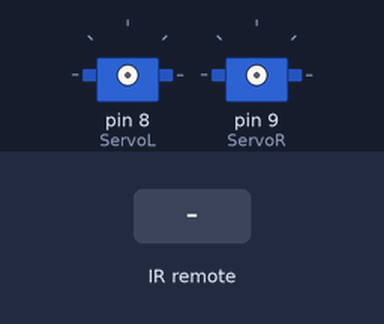
Bench run of a sketch on a simulated Arduino Uno, built with avr-gcc and run on an emulated ATmega328P. Parts: 2 × servo. The inputs (shaded band) are chosen by the test bench.

Above: at 1.4 s.
1.5 s: infrared code 0x20DF00FF received
3.0 s: infrared code 0x20DF807F received
At 3.3 s:
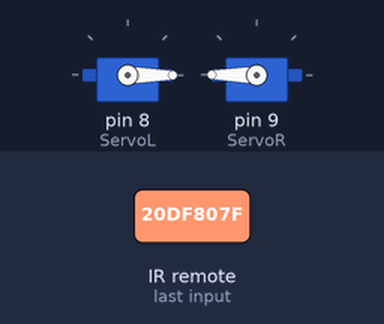
4.5 s: infrared code 0x20DFC03F received
At 5.7 s:
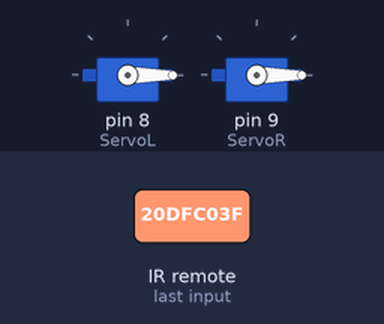
6.0 s: infrared code 0x20DF40BF received
At 6.8 s:
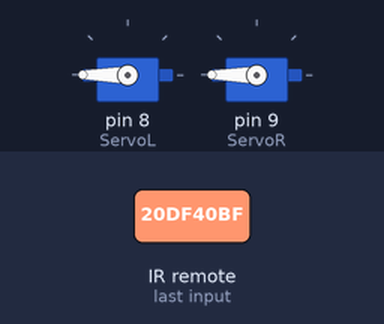
Timing chart, 0 to 8.5 s (numbered marks = the images above; inputs shaded):
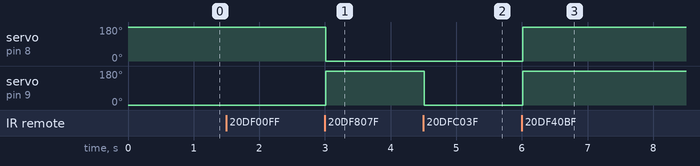

Measured:
- after the input at 3.0 s, servo on pin 8 (ServoL): 180° → 0° at once; servo on pin 9 (ServoR): 0° → 180° at once
- after the input at 4.5 s, servo on pin 9 (ServoR): 180° → 0° at once
- after the input at 6.0 s, servo on pin 8 (ServoL), servo on pin 9 (ServoR): 0° → 180° at once

The sketch:

IR_Robot.ino
```cpp
#include <IRremote.h>
#include <Servo.h>

int RECV_PIN = 5;
Servo ServoL;
Servo ServoR;
IRrecv irrecv(RECV_PIN);
decode_results results;

void setup() {
  delay(100);
  irrecv.enableIRIn();
  delay(100);

}
void loop() {
  if(irrecv.decode(&results)){
    //if(results.value > 80000 && results.value < 4000000000){ // black remote
    if(results.value < 600000000 && results.value < 4000000000 && results.value > 500000000){ // silver remote
      if(results.value == 551494365){
          //Stop
          ServoL.detach(); ServoR.detach();
          delay(10);
      }else if(results.value == 551485695){
          //Forward
          ServoL.attach(8); ServoR.attach(9);
          ServoL.write(180); ServoR.write(0);
          delay(10);
      }else if(results.value == 551518335){
          //Backwards
          ServoL.attach(8); ServoR.attach(9);
          ServoL.write(0); ServoR.write(180);
          delay(10);
      }else if(results.value == 551534655){
          //Left
          ServoL.attach(8); ServoR.attach(9);
          ServoL.write(0); ServoR.write(0);
          delay(10);
      }else if(results.value == 551502015){
          //Right
          ServoL.attach(8); ServoR.attach(9);
          ServoL.write(180); ServoR.write(180);
          delay(10);
      }
    }
      irrecv.resume();
  }
  delay(10);
}
```
